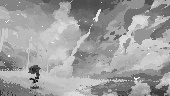
#> input picture base.jpg, 170 x 96 px, found by its file name
$ python builder.py
#> lines starting #> are read from the running program, lines starting #| are printed output that depends on the picture
from math import sqrt
import cv2
import numpy as np
from collections import namedtuple

Scale = namedtuple('Scale' , 'max min')

class Rsa:
    def __init__(self,p,q,e,d):
        self.p = p
        self.q = q
        self.e = e
        self.d = d
        self.n=p*q
        self.f=(p-1)*(q-1)


class Algorithm():

    def __init__(self,rsa,height=None,width=None,img=None):
        self.rsa = rsa
        if img is None:
            self.height,self.width = height,width
            self.img = None
        else:
            self.height,self.width = img.shape[:2]
            self.img = img

        if self.height % 2 == 1:
            self.height -= 1
        self.scale = None

    def iter_for_img(func):
        def the_wrapper_func(self):
            new_img = np.zeros((self.height, self.width), dtype=np.float64)
            for i in range(0,self.height,2):
                line_x = iter(self.img[i])
                line_y = iter(self.img[i+1])
                for j in range(self.width):
                    x = next(line_x)
                    y = next(line_y)
                    new_img[i][j], new_img[i+1][j] = func(self,x,y,i,j)
            return new_img
        return the_wrapper_func

    def code(self, x,y, i,j):
        raise NotImplementedError()

    def decode(self, x,y, i,j):
        raise NotImplementedError()

    def iter_for_transfer(func):
        def the_wrapper_func(self):
            new_img = np.zeros((self.height, self.width), dtype=np.float64)
            for i in range(self.height):
                for j in range(self.width):
                    new_img[i][j] = func(self, self.img[i][j])
            return new_img
        return the_wrapper_func

    @iter_for_transfer
    def transfer(self, value):
        return (256.*(value-self.scale.min))/(self.scale.max-self.scale.min)

    @iter_for_transfer
    def back_transfer(self, value):
        return (value*(self.scale.max-self.scale.min))/256. + self.scale.min


class Algorithm_first(Algorithm):

    def __init__(self,rsa,*args, **kwargs):
        super(Algorithm_first,self).__init__(rsa,*args, **kwargs)

    @Algorithm.iter_for_img
    def code(self, x,y, i,j):
        next_x = x-y + (self.height - (i+1)) * (j+1) * ((self.rsa.p**self.rsa.e)%(self.rsa.f - (i+1)))
        next_y = 2*x*y + (self.height - (i+2)) * (j+1) * ((self.rsa.q**self.rsa.d)%(self.rsa.f - (i+2)))
        return next_x, next_y

    @Algorithm.iter_for_img
    def decode(self, x,y, i,j):
        a_m = x - (self.height-(i+1)) * (j+1) * ((self.rsa.p**self.rsa.e)%(self.rsa.f-(i+1)))
        b_m = ( y - (self.height - (i+2)) * (j+1) * ((self.rsa.q**self.rsa.d)%(self.rsa.f - (i+2))) )/2
        d_m = (a_m)**2 + 4*b_m
        next_x = (a_m + sqrt(d_m))/2
        next_y = (2*b_m) / (a_m + sqrt(d_m))
        return next_x, next_y


class Algorithm_second(Algorithm):

    def __init__(self,rsa,*args, **kwargs):
        self.a = ((rsa.q+rsa.p)**rsa.e)%rsa.n
        super(Algorithm_second,self).__init__(rsa,*args, **kwargs)

    @Algorithm.iter_for_img
    def code(self, x,y, i,j):
        next_x = self.a*x + (i+1)**2
        next_y = self.a*y + (i+2)**3
        return next_x, next_y

    @Algorithm.iter_for_img
    def decode(self, x,y, i,j):
        delta_x = self.a*(x-(i+1)**2)
        delta_y = self.a*(y-(i+2)**3)
        next_x = delta_x/(self.a**2)
        next_y = delta_y/(self.a**2)
        return next_x, next_y


if __name__ == "__main__":
    img = cv2.imread('base.jpg',0)
#> img is the input picture: shape (96, 170); min 0, max 255, mean 158.4
    rsa = Rsa(17,11,103,87)
    alg = Algorithm_second(rsa,img=img)
    print(img)
#> (printed output is left out)
    code = alg.code()
#> after the loop in the_wrapper_func, `for i in range(0,self.height,2):`:
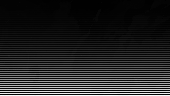
#> new_img: shape (96, 170) float64; min 6519, max 915872, mean 138807.4; drawn with min black and max white
    print(code)
#> (printed output is left out)
    alg.img = code
    print(alg.decode())
#> (printed output is left out)
